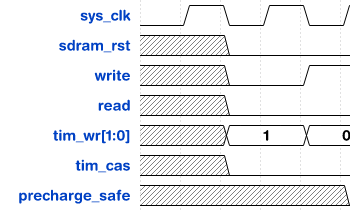
#> input picture debug_blue_region.png, 350 x 210 px
$ python signal_order_extractor.py debug_blue_region.png debug_signal_region.png
#> lines starting #> are read from the running program, lines starting #| are printed output that depends on the picture
"""
Signal Order Extractor - Extract signal names and order from waveform images.

Supports multiple extraction methods:
1. Tesseract OCR (if installed)
2. Image analysis with color detection
3. Manual signal order file

Then provides the order for matching generated WaveDrom output.
"""

import re
import os
import sys
from pathlib import Path
from typing import List, Dict, Any, Optional, Tuple

from PIL import Image, ImageEnhance, ImageFilter

# Try to import pytesseract (optional)
try:
    import pytesseract
    TESSERACT_AVAILABLE = True
except ImportError:
    TESSERACT_AVAILABLE = False

# Configure Tesseract path for Windows
if sys.platform == 'win32':
    tesseract_paths = [
        r'C:\Program Files\Tesseract-OCR\tesseract.exe',
        r'C:\Program Files (x86)\Tesseract-OCR\tesseract.exe',
        os.path.expanduser(r'~\AppData\Local\Programs\Tesseract-OCR\tesseract.exe'),
    ]
    for path in tesseract_paths:
        if os.path.exists(path):
            if TESSERACT_AVAILABLE:
                pytesseract.pytesseract.tesseract_cmd = path
            break


class SignalOrderExtractor:
    """Extract signal names and order from waveform images."""

    def __init__(self):
        """Initialize the extractor."""
        self.tesseract_available = TESSERACT_AVAILABLE
        if TESSERACT_AVAILABLE:
            try:
                # Test if tesseract is actually installed
                pytesseract.get_tesseract_version()
#> (this line was passed over: pytesseract is not available in this run)
            except Exception as e:
                print(f"Tesseract test failed: {e}")
                self.tesseract_available = False

    def extract_signal_order(self, image_path: Path) -> List[str]:
        """Extract signal names in order from a waveform image.

        Args:
            image_path: Path to the waveform PNG image

        Returns:
            List of signal names in the order they appear (top to bottom)
        """
        # Try Tesseract OCR first
        if self.tesseract_available:
            try:
                return self._extract_with_tesseract(image_path)
            except Exception as e:
                print(f"Tesseract OCR failed: {e}")

        # Fall back to image analysis (detect text regions by color)
        return self._extract_with_image_analysis(image_path)

    def _extract_with_tesseract(self, image_path: Path) -> List[str]:
        """Extract using Tesseract OCR with enhanced image processing.

        Uses multiple strategies:
        1. Full image OCR with bounding boxes
        2. Sparse text mode for isolated characters
        3. Row-by-row OCR for missed signals
        """
        image = Image.open(image_path).convert('RGB')
#> image is the input picture: PIL image 350x210 RGB; mean R, G, B 235.5, 237.1, 240.3

        # Find the signal name region - may be left-aligned or right-aligned
        width, height = image.size
#> width = 350; height = 210

        # Find the rightmost extent of blue text (signal names end here)
        signal_region = self._find_signal_name_region(image)
        left_region = signal_region

        # Preprocess image for better OCR (3x scale for small text)
        preprocessed = self._preprocess_for_ocr(left_region, scale_factor=3)

        # Find signal rows using image analysis
        signal_rows = self._find_signal_rows(preprocessed)

        # Try bounding box extraction first for better accuracy
        signals = []
        try:
            signals = self._extract_with_bounding_boxes(preprocessed)
        except Exception as e:
            print(f"Bounding box extraction failed: {e}")

        # If we found fewer signals than expected rows, try row-by-row OCR
        if len(signals) < len(signal_rows):
            try:
                row_signals = self._extract_per_row(preprocessed, signal_rows)
                # Merge results
                signals = self._merge_signal_lists(signals, row_signals)
            except Exception as e:
                print(f"Row-by-row extraction failed: {e}")

        if signals:
            # Post-process to fix common OCR errors
            signals = self._post_process_signals(signals)
            return signals

        # Fall back to simple text extraction
        custom_config = r'--oem 3 --psm 6 -c tessedit_char_whitelist=abcdefghijklmnopqrstuvwxyzABCDEFGHIJKLMNOPQRSTUVWXYZ0123456789_[]:'
        text = pytesseract.image_to_string(preprocessed, config=custom_config)

        # Parse the text to extract signal names
        signals = self._parse_signal_names(text)
        return self._post_process_signals(signals)

    # [122 lines left out: functions _extract_per_row, _merge_signal_lists, _post_process_signals, not called in this run]

    def _preprocess_for_ocr(self, image: Image.Image, scale_factor: int = 3) -> Image.Image:
        """Preprocess image for better OCR results.

        Focus on extracting blue text (common for signal names in waveform images).
        Uses higher scale factor for better small text detection.

        Args:
            image: Input image
            scale_factor: Scale factor for enlarging (default 3x for better small text)
        """
        # Convert to RGB if needed
        if image.mode != 'RGB':
            image = image.convert('RGB')

        # Extract blue channel and create high-contrast image
        # Signal names are often in blue color
        width, height = image.size
        pixels = image.load()

        # Create a new image with enhanced blue text
        enhanced = Image.new('L', (width, height), 255)  # White background
        enhanced_pixels = enhanced.load()

        for y in range(height):
            for x in range(width):
                r, g, b = pixels[x, y]

                # Check if this is NOT a white/near-white pixel first
                is_white = r > 240 and g > 240 and b > 240
                if is_white:
                    enhanced_pixels[x, y] = 255
                    continue

                # Detect blue-ish pixels (signal names are typically blue)
                # Blue should be significantly higher than red/green
                # Typical blue text: RGB around (100-180, 130-200, 200-255)
                is_blue = b > 180 and b > r + 30 and b > g + 10

                # Also detect darker blue text
                is_dark_blue = b > 120 and b > r + 20 and b > g + 20 and r < 180 and g < 200

                if is_blue or is_dark_blue:
                    # Make it black on white background
                    enhanced_pixels[x, y] = 0
                else:
                    enhanced_pixels[x, y] = 255

        # Scale up for better OCR (3x default for small text like 'i', 'o')
        new_size = (enhanced.width * scale_factor, enhanced.height * scale_factor)
        scaled = enhanced.resize(new_size, Image.Resampling.LANCZOS)

        # Apply slight sharpening
        sharpened = scaled.filter(ImageFilter.SHARPEN)

        return sharpened

    def _find_signal_name_region(self, image: Image.Image) -> Image.Image:
        """Find and extract the signal name region from waveform image.

        Signal names may be left-aligned (long names start at x=0) or
        right-aligned (short names end at the same x position).

        This method finds the rightmost blue text column which typically
        marks the end of signal names.
        """
        if image.mode != 'RGB':
            image = image.convert('RGB')

        width, height = image.size
#> width = 350; height = 210
        pixels = image.load()

        # Find all columns that have blue pixels (potential text columns)
        col_blue_count = {}
        for x in range(width):
            count = 0
            for y in range(height):
                r, g, b = pixels[x, y]
                # Blue text detection
                if b > 150 and b > r and b > g:
                    count += 1
            if count > 0:
                col_blue_count[x] = count
#> after the loop, col_blue_count = 110 items

        if not col_blue_count:
            # Fall back to left portion
            return image.crop((0, 0, min(int(width * 0.25), 350), height))

        # Find the rightmost dense blue column - this is typically where signal names end
        # Look for a gap in blue columns that indicates transition to waveform area
        sorted_cols = sorted(col_blue_count.keys())
#> sorted_cols = 110 values from 19 to 130

        # Find the end of the signal name region
        # This is where there's a significant gap in blue columns
        signal_name_end = sorted_cols[0]
#> signal_name_end = 19
        last_col = sorted_cols[0]
#> last_col = 19

        for col in sorted_cols[1:]:
            if col - last_col > 50:  # Gap > 50 pixels indicates end of signal names
                break
            signal_name_end = col
            last_col = col
#> this loop made 109 passes
#> (col, signal_name_end, last_col) on passes 1 to 12: (20, 20, 20), (21, 21, 21), (22, 22, 22), (23, 23, 23), (24, 24, 24), (25, 25, 25), (26, 26, 26), (28, 28, 28), (29, 29, 29), (30, 30, 30), (31, 31, 31), (32, 32, 32)

        # Add padding
        signal_name_end = min(signal_name_end + 20, width)
#> signal_name_end = 150

        # Crop to the signal name region
        return image.crop((0, 0, signal_name_end, height))
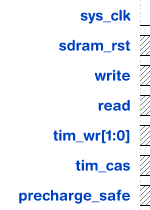
#> returned value: PIL image 150x210 RGB; mean R, G, B 238.3, 242, 249.5
#> in _preprocess_for_ocr, `enhanced = Image.new('L', (width, height), 255)`: enhanced: PIL image 150x210 L; every value is 255
#> in _preprocess_for_ocr, `scaled = enhanced.resize(new_size, Image.Resampling.LANCZOS)`:
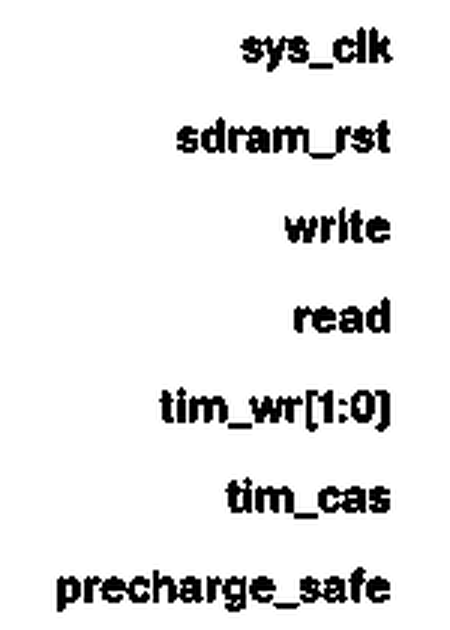
#> scaled: PIL image 450x630 L; min 0, max 255, mean 234.5

    # [32 lines left out: function _extract_blue_text_region, not called in this run]

    def _find_signal_rows(self, image: Image.Image) -> List[Tuple[int, int]]:
        """Find row ranges that contain signal names using image analysis.

        This helps identify where signals are even if OCR misses them.

        Args:
            image: Preprocessed image

        Returns:
            List of (y_start, y_end) tuples for each signal row
        """
        if image.mode != 'L':
            image = image.convert('L')

        width, height = image.size
#> width = 450; height = 630
        pixels = image.load()

        # Scan for rows with dark pixels (text)
        rows_with_text = []
        current_start = None

        for y in range(height):
            has_dark = False
            for x in range(min(width, 200)):  # Only check left portion
                if pixels[x, y] < 128:  # Dark pixel
                    has_dark = True
                    break

            if has_dark:
                if current_start is None:
                    current_start = y
            else:
                if current_start is not None:
                    rows_with_text.append((current_start, y))
                    current_start = None
#> after the loop, rows_with_text = [(126, 153), (387, 423), (570, 612)]

        if current_start is not None:
            rows_with_text.append((current_start, height))

        return rows_with_text

    def _extract_with_bounding_boxes(self, image: Image.Image) -> List[str]:
        """Extract signal names using bounding box information for better accuracy.

        Uses multiple passes with different configurations to catch both
        long signal names and short ones like 'i' and 'o'.
        """
        # First pass: Standard text extraction
        lines = self._ocr_pass(image, config=r'--oem 3 --psm 6', min_conf=30)

        # Second pass: Sparse text mode for isolated characters (like 'i', 'o')
        sparse_lines = self._ocr_pass(image, config=r'--oem 3 --psm 11', min_conf=20)

        # Merge results, preferring longer signal names
        merged_lines = self._merge_ocr_results(lines, sparse_lines)

        # Sort lines by Y position and merge text on each line
        signal_names = []
        for y_pos in sorted(merged_lines.keys()):
            # Sort by X position and join
            line_parts = sorted(merged_lines[y_pos], key=lambda t: t[0])
            merged_text = ''.join(part[1] for part in line_parts)

            # Clean up the merged text
            cleaned = self._clean_signal_name(merged_text)
            if cleaned:
                signal_names.append(cleaned)

        return signal_names

    def _ocr_pass(self, image: Image.Image, config: str, min_conf: int) -> Dict[int, List[Tuple[int, str]]]:
        """Perform a single OCR pass with given configuration.

        Args:
            image: Image to process
            config: Tesseract configuration string
            min_conf: Minimum confidence threshold

        Returns:
            Dictionary mapping Y positions to list of (x, text) tuples
        """
#> (the run stopped early here; a loop or call above may not have finished)
